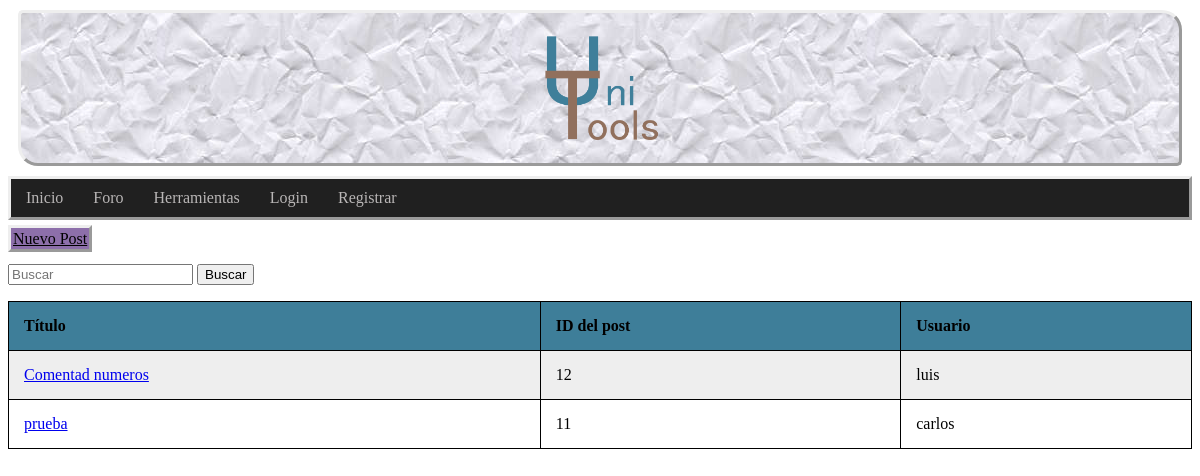
Before: /foro.php with the older database file.
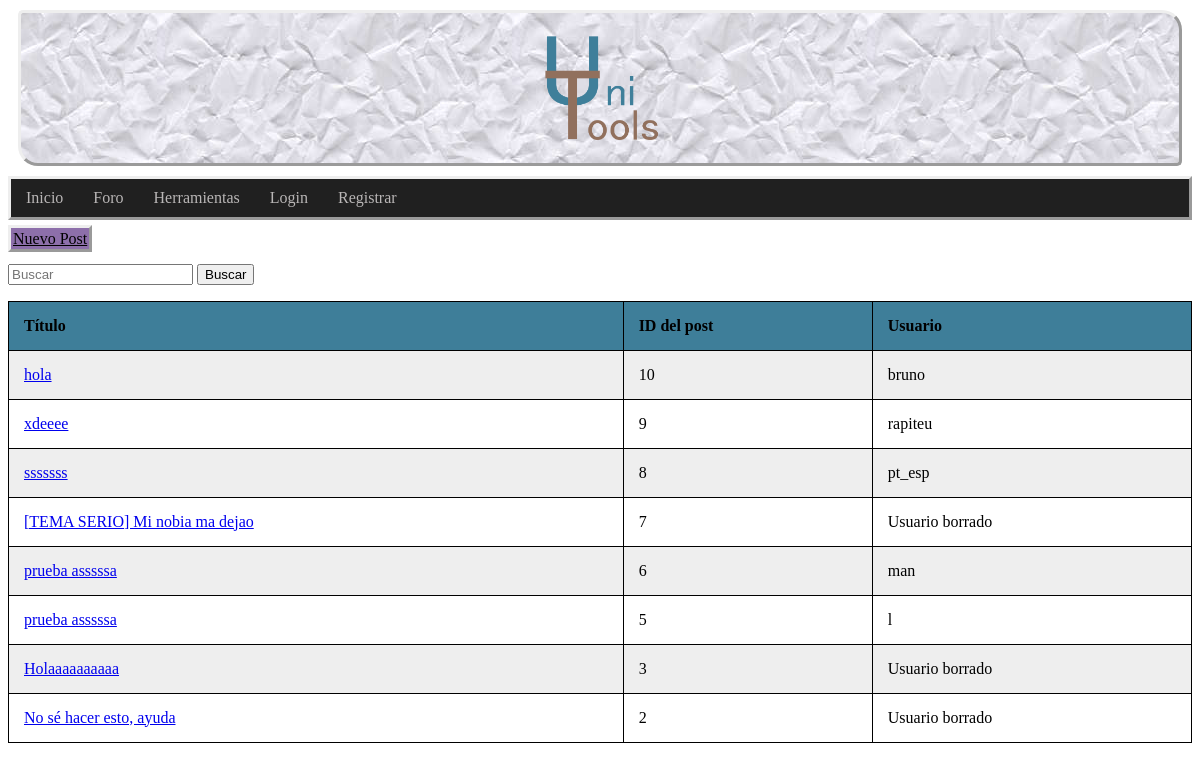
After: the same page with the newer database file.
### tables this page shows
CREATE TABLE `posts` (
  `id_post` int(11) NOT NULL,
  `user` int(11) NOT NULL,
  `title` text NOT NULL,
  `content` text NOT NULL,
  `id_cat` int(11) NOT NULL
);

CREATE TABLE `user` (
  `id_user` int(11) NOT NULL,
  `email` varchar(50) NOT NULL,
  `password` varchar(255) NOT NULL,
  `username` varchar(30) NOT NULL,
  `premium` tinyint(1) NOT NULL
);

### dao/post_class.php (called while the page is built, shortened)
<?php
class TOUPost {
	private $id_Post;
	private $title;
	function __construct($id_post ='',$user='',$title='',$content='',$category=''){
        $this->id_Post = $id_post;
		$this->title = $title;
	}
	public function get_id(){
		return $this->id_Post;
	}
	public function get_title(){
		return $this->title;
	}
}
?>

### dao/DAO.php (called while the page is built, shortened)
<?php
class DAO {
	public $conn;
	public function __construct() {
		if (!$this->conn){
			$this->conn = mysqli_connect("localhost", "root", "", "unitoolsdb");
		}
	}
	public function ejecutarConsulta($query){
		$result = mysqli_query($this->conn, $query) or die($this->conn->error);
        $array = mysqli_fetch_assoc($result);
		return $array;
	}
	public function devolverConsulta($query){
		$result = mysqli_query($this->conn, $query) or die($this->conn->error);
		return $result;
	}
}
?>

### dao/dao_post.php (called while the page is built, shortened)
<?php
include_once('DAO.php');
include_once('post_class.php');
class DAOpost extends DAO {
	public function show_all_data(){
		$sql = sprintf("SELECT * FROM posts ORDER BY id_post DESC");
		$query = $this->devolverConsulta($sql);
        $array = [];
        while($result = mysqli_fetch_assoc($query)){
            $post = new TOUpost( $result['id_post'],$result['user'],$result['title'],$result['content'],$result['id_cat']);
            array_push($array, $post);
        }
		return $array;
	}
}
?>

### dao/dao_user.php (called while the page is built, shortened)
<?php
include_once('DAO.php');
include_once('user_class.php');
class DAOUsuario extends DAO {
	public function search_userId($userId){
		$sql = sprintf("SELECT * FROM user WHERE id_User = $userId");
		if (!$this->ejecutarConsulta($sql))
			return null;
		else
		{
			$result = $this->ejecutarConsulta($sql);
			$user = new TOUser($result['id_user'],$result['email'],$result['password'],$result['username'],$result['premium']);
			return $user;
		}
	}
}
?>

### dao/user_class.php (called while the page is built, shortened)
<?php
class TOUser {
	private $user_name;
	function __construct($userId='',$email='',$password='',$user_name='',$premium=''){
		$this->user_name = $user_name;
	}
	public function get_username(){
		return $this->user_name;
	}
}
?>

### foro.php (the view, shortened to what this page needs)
<?php
include_once("dao/dao_user.php");
include_once("dao/dao_post.php");
?>
<!DOCTYPE html>
<html>
<head>
    <link rel="stylesheet" type="text/css" href="css/forum.css">
</head>
<body>
    <div id="contenedor">
        <?php
        require("includes/common/cabecera.php");
        require("includes/common/navegacion.php");
        ?>
        <div id="contenido">
            <div class="cotenido">
                <a class="botonForo" href="nuevo_post.php">Nuevo Post</a>
                 <form action="search.php" method="POST">
                    <input type="text" name="buscar" placeholder="Buscar">
                    <button type="submit" name="submit-buscar" href="search.php">Buscar </button>
                </form>
                <?php
                $dao_post = new DAOpost();
                $dao_user = new DAOUsuario();
                $res = $dao_post->show_all_data();
	         echo "<table id='t01' style='width:100%'>";
	         echo "<tr>";
	         echo "<th>Título</th>";
		 echo "<th>ID del post</th>";
		echo "<th>Usuario</th>";
		echo "</tr>";
                while (!empty($res)) {
                    $curr_post = array_shift($res);
                    $post_id = $curr_post->get_id();
                    $usuario = $dao_user->search_userId($post_id);
                    $title = $curr_post->get_title();
                    if ($usuario == null) {
                        $username = "Usuario borrado";
                    } else {
                        $username = $usuario->get_username();
                    }
		  echo "<tr>";
		  echo "<td>" . "<a href=\"post.php?&id=" . $post_id . "\">" . $title . "</a></td>";
		  echo "<td>"  . $post_id ."</td>";
		  echo "<td>" . $username   . "</td>";
		  echo "</tr>";
                }
	       echo "</table>";
                ?>
            </div>
        </div>
    </div>
</body>

Changed rows visible on the page:
removed posts: title "Comentad numeros", id_post "12", user.username "luis"
removed posts: title "prueba", id_post "11", user.username "carlos"
added posts: title "hola", id_post "10", user.username "bruno"
added posts: title "xdeeee", id_post "9", user.username "rapiteu"
added posts: title "sssssss", id_post "8", user.username "pt_esp"
added posts: title "[TEMA SERIO] Mi nobia ma dejao", id_post "7", username "Usuario borrado"
added posts: title "prueba asssssa", id_post "6", user.username "man"
added posts: title "prueba asssssa", id_post "5", user.username "l"
added posts: title "Holaaaaaaaaaa", id_post "3", username "Usuario borrado"
added posts: title "No sé hacer esto, ayuda", id_post "2", username "Usuario borrado"
